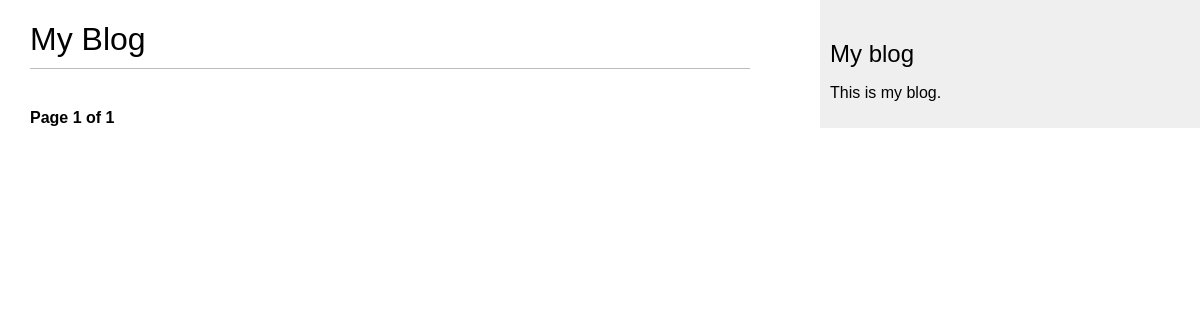
Before: /blog/ with the older database file.
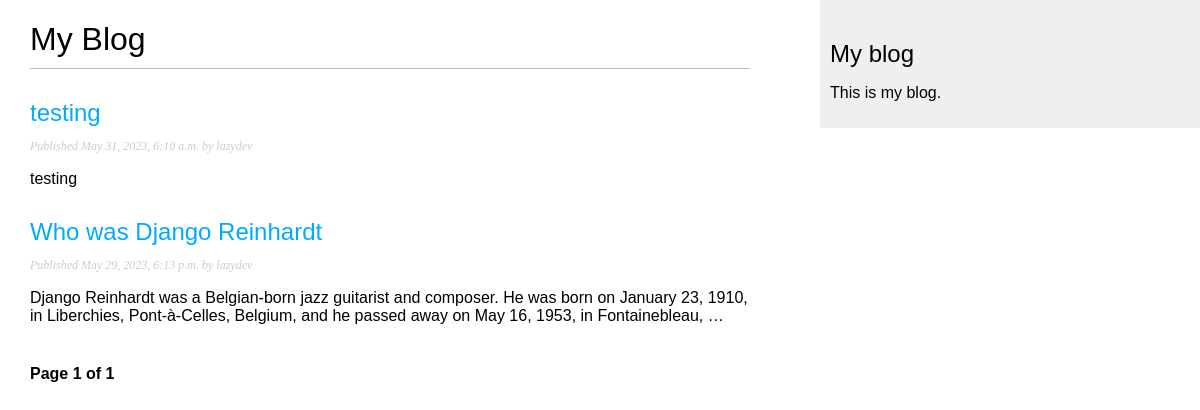
After: the same page with the newer database file.
### blog/models.py (models this page shows, shortened)
class Post(models.Model):
    class Status(models.TextChoices):
        DRAFT = 'DF', 'Draft'
        PUBLISHED = 'PB', 'Published'
    title = models.CharField(max_length=250)
    slug = models.SlugField(max_length=250, unique_for_date='publish')
    author = models.ForeignKey(User, on_delete=models.CASCADE, related_name='blog_posts')
    body = models.TextField()
    publish = models.DateTimeField(default=timezone.now)
    created = models.DateTimeField(auto_now_add=True)
    updated = models.DateTimeField(auto_now=True)
    status = models.CharField(max_length=2, choices=Status.choices, default=Status.DRAFT)
    objects = models.Manager()
    published = PublishedManager()
    class Meta:
        ordering = ['-publish']
        indexes = [
            models.Index(fields=['-publish']),
        ]
    def get_absolute_url(self):
        return reverse("blog:post_detail", args=[self.publish.year,
                                        self.publish.month,
                                        self.publish.day,
                                        self.slug])

### blog/views.py (the view)
# urls.py: path('', views.PostListView.as_view(), name='post_list'),
class PostListView(ListView):
    queryset = Post.published.all()
    context_object_name = 'posts'
    paginate_by = 3
    template_name = 'blog/post/list.html'

### blog/templates/blog/post/list.html (shortened to what this page needs)
{% extends "blog/base.html" %}
{% block content %}
 <h1>My Blog</h1>
    {% for post in posts %}
 <h2>
 <a href="{{post.get_absolute_url}}">
    {{ post.title }}
 </a>
 </h2>
 <p class="date">
   Published {{ post.publish }} by {{ post.author }}
 </p>
 {{ post.body|truncatewords:30|linebreaks }}
 {% endfor %}
 {% include 'pagination.html' with page=page_obj %}
{% endblock %}

### blog/templates/blog/base.html (shortened to what this page needs)
{% load static %}
<!DOCTYPE html>
<html>
    <head>
        <link href="{% static "css/blog.css" %}" rel="stylesheet">
    </head>
    <body>
        <div id="content">
            {% block content %}
            {% endblock %}
        </div>
        <div id="sidebar">
            <h2>My blog</h2>
            <p>This is my blog.</p>
        </div>
    </body>
</html>

### blog/templates/pagination.html (shortened to what this page needs)
<div class="pagination">
    <span class="step-links">
    <span class="current">
    Page {{ page.number }} of {{ page.paginator.num_pages }}
    </span>
    </span>
   </div>

### blog/static/css/blog.css (style rules this page uses)
body { margin:0; padding:0; font-family:helvetica, sans-serif; }
a { color:#00abff; text-decoration:none; }
h1 { font-weight:normal; border-bottom:1px solid #bbb; padding:0 0 10px 0; }
h2 { font-weight:normal; margin:30px 0 0; }
#content { float:left; width:60%; padding:0 0 0 30px; }
#sidebar { float:right; width:30%; padding:10px; background:#efefef; height:100%; }
p.date { color:#ccc; font-family: georgia, serif; font-size: 12px; font-style: italic; }
.pagination { margin:40px 0; font-weight:bold; }

Changed rows visible on the page:
added Post: title "testing", publish "May 31, 2023, 6:10 a.m.", author "lazydev", body "testing"
now on this page (row edited): Post: title "Who was Django Reinhardt", publish "May 29, 2023, 6:13 p.m.", author "lazydev", body "Django Reinhardt was a Belgian-born jazz guitarist and composer. He was born on January 23, 1910, in Liberchies, Pont-à-Celles, Belgium, and he passed away on May 16, 1953, in Fontainebleau, …"
